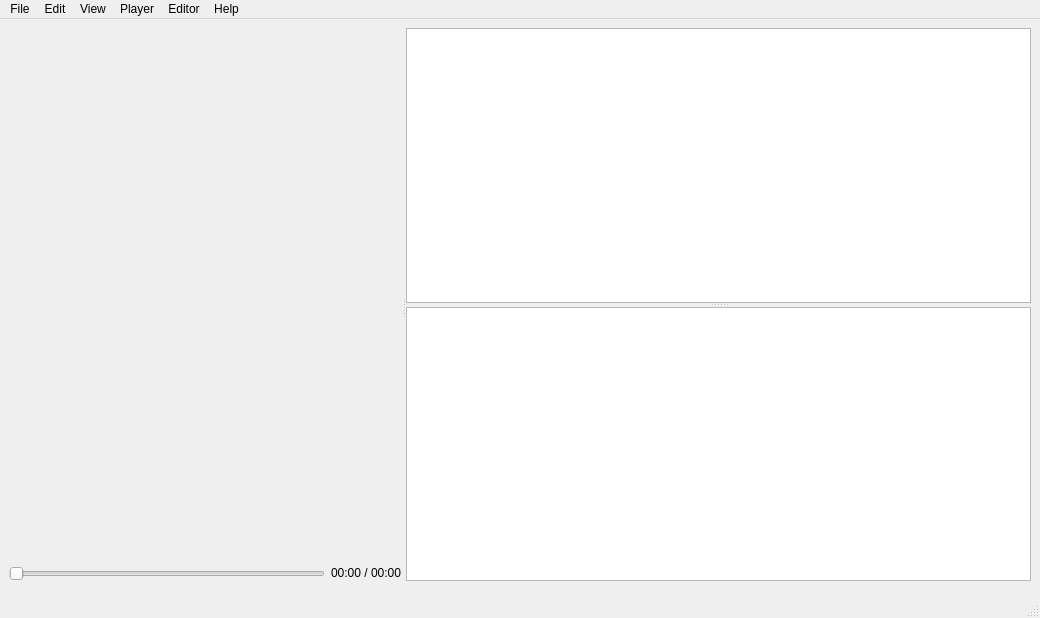
<?xml version="1.0" encoding="UTF-8"?>
<ui version="4.0">
 <class>Tool</class>
 <widget class="QMainWindow" name="Tool">
  <property name="geometry">
   <rect>
    <x>0</x>
    <y>0</y>
    <width>1040</width>
    <height>618</height>
   </rect>
  </property>
  <property name="windowTitle">
   <string>ASR Post Editor</string>
  </property>
  <widget class="QWidget" name="centralwidget">
   <layout class="QHBoxLayout" name="horizontalLayout_2">
    <item>
     <widget class="QSplitter" name="splitter_tool">
      <property name="orientation">
       <enum>Qt::Horizontal</enum>
      </property>
      <widget class="QWidget" name="layoutWidget">
       <layout class="QVBoxLayout" name="playerLayout">
        <item>
         <widget class="VideoWidget" name="m_videoWidget" native="true"/>
        </item>
        <item>
         <layout class="QHBoxLayout" name="horizontalLayout">
          <property name="sizeConstraint">
           <enum>QLayout::SetMaximumSize</enum>
          </property>
          <item>
           <widget class="QSlider" name="slider_position">
            <property name="orientation">
             <enum>Qt::Horizontal</enum>
            </property>
           </widget>
          </item>
          <item>
           <widget class="QLabel" name="label_position">
            <property name="sizePolicy">
             <sizepolicy hsizetype="Preferred" vsizetype="Maximum">
              <horstretch>0</horstretch>
              <verstretch>0</verstretch>
             </sizepolicy>
            </property>
            <property name="text">
             <string>00:00 / 00:00</string>
            </property>
           </widget>
          </item>
         </layout>
        </item>
        <item>
         <widget class="PlayerControls" name="m_playerControls" native="true">
          <property name="sizePolicy">
           <sizepolicy hsizetype="Preferred" vsizetype="Maximum">
            <horstretch>0</horstretch>
            <verstretch>0</verstretch>
           </sizepolicy>
          </property>
         </widget>
        </item>
       </layout>
      </widget>
      <widget class="QWidget" name="verticalLayoutWidget">
       <layout class="QVBoxLayout" name="verticalLayout">
        <item>
         <widget class="QSplitter" name="splitter_editor">
          <property name="orientation">
           <enum>Qt::Vertical</enum>
          </property>
          <widget class="Editor" name="m_editor"/>
          <widget class="WordEditor" name="m_wordEditor">
           <property name="sizePolicy">
            <sizepolicy hsizetype="Expanding" vsizetype="Maximum">
             <horstretch>0</horstretch>
             <verstretch>0</verstretch>
            </sizepolicy>
           </property>
          </widget>
         </widget>
        </item>
        <item>
         <widget class="TagListDisplayWidget" name="m_tagListDisplay" native="true">
          <property name="sizePolicy">
           <sizepolicy hsizetype="Preferred" vsizetype="Maximum">
            <horstretch>0</horstretch>
            <verstretch>0</verstretch>
           </sizepolicy>
          </property>
         </widget>
        </item>
       </layout>
      </widget>
     </widget>
    </item>
   </layout>
  </widget>
  <widget class="QMenuBar" name="menubar">
   <property name="geometry">
    <rect>
     <x>0</x>
     <y>0</y>
     <width>1040</width>
     <height>36</height>
    </rect>
   </property>
   <widget class="QMenu" name="menuFile">
    <property name="title">
     <string>File</string>
    </property>
    <addaction name="close"/>
   </widget>
   <widget class="QMenu" name="menuMedia_Player">
    <property name="title">
     <string>Player</string>
    </property>
    <addaction name="player_open"/>
    <addaction name="player_togglePlay"/>
    <addaction name="player_seekForward"/>
    <addaction name="player_seekBackward"/>
   </widget>
   <widget class="QMenu" name="menuEditor">
    <property name="title">
     <string>Editor</string>
    </property>
    <addaction name="editor_openTranscript"/>
    <addaction name="editor_save"/>
    <addaction name="editor_saveAs"/>
    <addaction name="editor_close"/>
    <addaction name="separator"/>
    <addaction name="editor_debugBlocks"/>
    <addaction name="editor_jumpToLine"/>
    <addaction name="separator"/>
    <addaction name="editor_splitLine"/>
    <addaction name="editor_mergeUp"/>
    <addaction name="editor_mergeDown"/>
    <addaction name="editor_toggleWords"/>
    <addaction name="separator"/>
    <addaction name="editor_changeLang"/>
    <addaction name="editor_changeSpeaker"/>
    <addaction name="editor_propagateTime"/>
    <addaction name="editor_editTags"/>
    <addaction name="separator"/>
    <addaction name="editor_autoSave"/>
   </widget>
   <widget class="QMenu" name="menuEdit">
    <property name="title">
     <string>Edit</string>
    </property>
    <addaction name="edit_undo"/>
    <addaction name="edit_redo"/>
    <addaction name="separator"/>
    <addaction name="edit_cut"/>
    <addaction name="edit_copy"/>
    <addaction name="edit_paste"/>
    <addaction name="separator"/>
    <addaction name="edit_findReplace"/>
   </widget>
   <widget class="QMenu" name="menuView">
    <property name="title">
     <string>View</string>
    </property>
    <addaction name="view_incFont"/>
    <addaction name="view_decFont"/>
    <addaction name="view_font"/>
    <addaction name="view_toggleTagList"/>
   </widget>
   <widget class="QMenu" name="menuHelp">
    <property name="title">
     <string>Help</string>
    </property>
    <addaction name="help_keyboardShortcuts"/>
   </widget>
   <addaction name="menuFile"/>
   <addaction name="menuEdit"/>
   <addaction name="menuView"/>
   <addaction name="menuMedia_Player"/>
   <addaction name="menuEditor"/>
   <addaction name="menuHelp"/>
  </widget>
  <widget class="QStatusBar" name="statusbar"/>
  <action name="close">
   <property name="text">
    <string>Close</string>
   </property>
   <property name="shortcut">
    <string>Alt+F4</string>
   </property>
  </action>
  <action name="player_open">
   <property name="text">
    <string>Open</string>
   </property>
  </action>
  <action name="editor_open">
   <property name="text">
    <string>Open</string>
   </property>
  </action>
  <action name="editor_save">
   <property name="text">
    <string>Save</string>
   </property>
   <property name="shortcut">
    <string>Ctrl+S</string>
   </property>
  </action>
  <action name="editor_openTranscript">
   <property name="checkable">
    <bool>false</bool>
   </property>
   <property name="text">
    <string>Open</string>
   </property>
  </action>
  <action name="editor_debugBlocks">
   <property name="text">
    <string>Debug Blocks</string>
   </property>
  </action>
  <action name="editor_jumpToLine">
   <property name="text">
    <string>Jump to Highlighted Line</string>
   </property>
   <property name="shortcut">
    <string>Ctrl+J</string>
   </property>
  </action>
  <action name="player_togglePlay">
   <property name="text">
    <string>Play / Pause</string>
   </property>
   <property name="shortcut">
    <string>Ctrl+Space</string>
   </property>
  </action>
  <action name="editor_splitLine">
   <property name="text">
    <string>Split Line</string>
   </property>
   <property name="shortcut">
    <string>Ctrl+;</string>
   </property>
  </action>
  <action name="editor_mergeUp">
   <property name="text">
    <string>Merge Up</string>
   </property>
   <property name="shortcut">
    <string>Ctrl+Up</string>
   </property>
  </action>
  <action name="editor_mergeDown">
   <property name="text">
    <string>Merge Down</string>
   </property>
   <property name="shortcut">
    <string>Ctrl+Down</string>
   </property>
  </action>
  <action name="editor_findReplace">
   <property name="text">
    <string>Find Replace</string>
   </property>
  </action>
  <action name="editor_toggleWords">
   <property name="text">
    <string>Toggle Word Editor</string>
   </property>
   <property name="shortcut">
    <string>Ctrl+W</string>
   </property>
  </action>
  <action name="player_seekForward">
   <property name="text">
    <string>Seek Forward</string>
   </property>
   <property name="shortcut">
    <string>Ctrl+.</string>
   </property>
  </action>
  <action name="player_seekBackward">
   <property name="text">
    <string>Seek Backward</string>
   </property>
   <property name="shortcut">
    <string>Ctrl+,</string>
   </property>
  </action>
  <action name="edit_undo">
   <property name="text">
    <string>Undo</string>
   </property>
   <property name="shortcut">
    <string>Ctrl+Z</string>
   </property>
  </action>
  <action name="edit_redo">
   <property name="text">
    <string>Redo</string>
   </property>
   <property name="shortcut">
    <string>Ctrl+Y</string>
   </property>
  </action>
  <action name="edit_cut">
   <property name="text">
    <string>Cut</string>
   </property>
   <property name="shortcut">
    <string>Ctrl+X</string>
   </property>
  </action>
  <action name="edit_copy">
   <property name="text">
    <string>Copy</string>
   </property>
   <property name="shortcut">
    <string>Ctrl+C</string>
   </property>
  </action>
  <action name="edit_paste">
   <property name="text">
    <string>Paste</string>
   </property>
   <property name="shortcut">
    <string>Ctrl+V</string>
   </property>
  </action>
  <action name="edit_findReplace">
   <property name="text">
    <string>Find / Replace</string>
   </property>
   <property name="shortcut">
    <string>Ctrl+F</string>
   </property>
  </action>
  <action name="view_incFont">
   <property name="text">
    <string>Increase Font Size</string>
   </property>
   <property name="shortcut">
    <string>Ctrl+=</string>
   </property>
  </action>
  <action name="view_decFont">
   <property name="text">
    <string>Decrease Font Size</string>
   </property>
   <property name="shortcut">
    <string>Ctrl+-</string>
   </property>
  </action>
  <action name="editor_changeSpeaker">
   <property name="text">
    <string>Change Speaker</string>
   </property>
   <property name="shortcut">
    <string>Ctrl+R</string>
   </property>
  </action>
  <action name="editor_propagateTime">
   <property name="text">
    <string>Propagate Time</string>
   </property>
   <property name="shortcut">
    <string>Ctrl+T</string>
   </property>
  </action>
  <action name="help_keyboardShortcuts">
   <property name="text">
    <string>Keyboard Shortcuts</string>
   </property>
  </action>
  <action name="view_font">
   <property name="text">
    <string>Change Font</string>
   </property>
  </action>
  <action name="view_toggleTagList">
   <property name="text">
    <string>Toggle TagList</string>
   </property>
  </action>
  <action name="editor_editTags">
   <property name="text">
    <string>Edit Tags</string>
   </property>
   <property name="shortcut">
    <string>Ctrl+'</string>
   </property>
  </action>
  <action name="action_2">
   <property name="text">
    <string>jd</string>
   </property>
  </action>
  <action name="editor_saveAs">
   <property name="text">
    <string>Save As</string>
   </property>
  </action>
  <action name="editor_close">
   <property name="text">
    <string>Close</string>
   </property>
  </action>
  <action name="editor_changeLang">
   <property name="text">
    <string>Change Transcript Language</string>
   </property>
  </action>
  <action name="editor_autoSave">
   <property name="checkable">
    <bool>true</bool>
   </property>
   <property name="text">
    <string>Auto Save</string>
   </property>
  </action>
 </widget>
 <customwidgets>
  <customwidget>
   <class>VideoWidget</class>
   <extends>QWidget</extends>
   <header>mediaplayer/videowidget.h</header>
   <container>1</container>
  </customwidget>
  <customwidget>
   <class>PlayerControls</class>
   <extends>QWidget</extends>
   <header>mediaplayer/playercontrols.h</header>
   <container>1</container>
  </customwidget>
  <customwidget>
   <class>Editor</class>
   <extends>QPlainTextEdit</extends>
   <header>editor/editor.h</header>
  </customwidget>
  <customwidget>
   <class>TagListDisplayWidget</class>
   <extends>QWidget</extends>
   <header>editor/utilities/taglistdisplaywidget.h</header>
   <container>1</container>
  </customwidget>
  <customwidget>
   <class>WordEditor</class>
   <extends>QTableWidget</extends>
   <header>editor/wordeditor.h</header>
  </customwidget>
 </customwidgets>
 <resources/>
 <connections/>
</ui>
